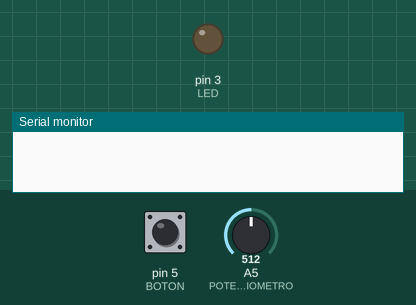
Simulated run of this sketch. Board: Arduino Uno, built with avr-gcc and run on an emulated ATmega328P. Shown: output pins drawn as LEDs (lit = HIGH), the last lines printed to the serial monitor. Inputs (shaded band) come from the test bench; at power-on: pin 5 (BOTON) LOW, A5 (POTENCIOMETRO) = 512.

Above: at 1.2 s.
1.3 s: pin 5 (BOTON) pulled HIGH for 0.15 s
At 1.9 s:
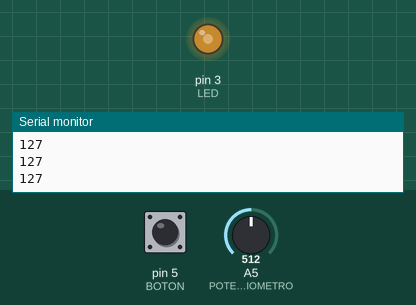
2.9 s: A5 (POTENCIOMETRO) set to 716
At 3.5 s:
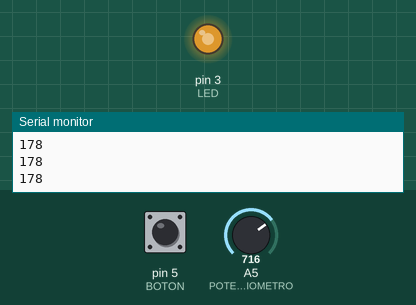
4.4 s: A5 (POTENCIOMETRO) set to 900
At 5.0 s:
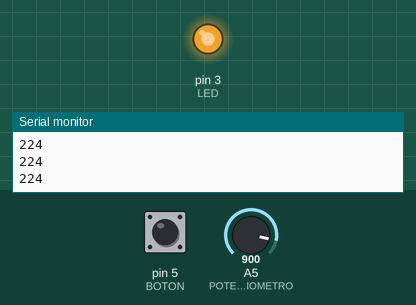
5.9 s: A5 (POTENCIOMETRO) set to 511
At 6.6 s:
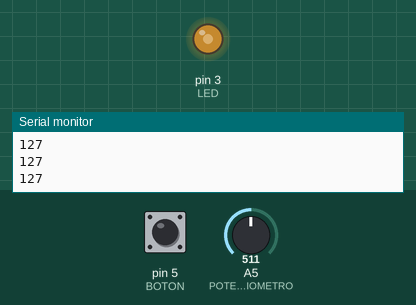
Timing chart, 0 to 8.4 s (numbered marks = the images above; inputs shaded):
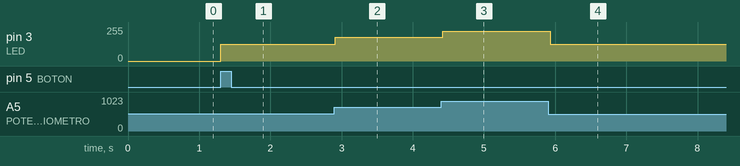

The sketch:

clase.ino
```cpp
#define LED 3
#define POTENCIOMETRO A5
#define BOTON 5
int lectura;
int valorBoton;
int valorLed;
void setup() {
  // put your setup code here, to run once:
  pinMode(LED, OUTPUT);
  pinMode(BOTON, INPUT);
  digitalWrite(LED, LOW);
  Serial.begin(9600);

}

void loop() {
  valorBoton = digitalRead(BOTON);
  valorLed = digitalRead(LED);
  lectura = analogRead(POTENCIOMETRO);
  //Si se pulsa el boton y el LED esta apagado
  if(valorBoton == 1 && valorLed == LOW){
    digitalWrite(LED, HIGH);
  }

  //Si se pulsa el boton por segunda vez
  if(valorLed == HIGH){
    lectura = map(lectura, 0, 1023, 0, 255);
    analogWrite(LED, lectura);
    Serial.println(lectura);
    delay(50);
  }

  //Si se pulsa el boton por tercera vez
  if(valorBoton == 1 && lectura > 1000){
    analogWrite(LED, LOW);
  }
  // put your main code here, to run repeatedly:
}
```

Measured:
- after the input at 1.3 s, pin 3 (LED): 0/255 → 127/255 at once
- after the input at 2.9 s, pin 3 (LED): 127/255 → 178/255 at once
- after the input at 4.4 s, pin 3 (LED): 178/255 → 224/255 at once
- after the input at 5.9 s, pin 3 (LED): 224/255 → 127/255 at once
